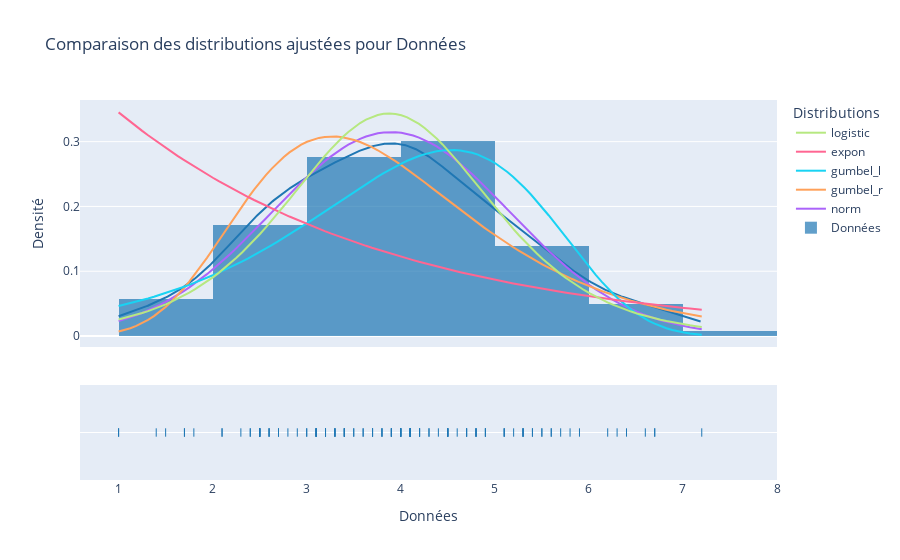

Source (notebook cell):
### Markdown cell above
### Détermination de la Hauteur Optimale de la Digue

 🎯 Objectif : Nous cherchons à déterminer la hauteur optimale de la digue en analysant la distribution des hauteurs de crues.

 📌 Méthodologie : Calculer le **percentile 95%** des hauteurs de crues.

 💡 Interprétation : Une digue dimensionnée selon le **percentile 95%** couvre 95% des crues historiques. **5% des crues** risquent encore de dépasser cette hauteur, mais cela réduit considérablement les coûts de construction.

### Code cell
data = df["Hauteur"]

distributions = {
    "norm": stats.norm,
    "gumbel_r": stats.gumbel_r,
    "gumbel_l": stats.gumbel_l,
    # "weibull_min": stats.weibull_min,
    "expon": stats.expon,
    "logistic": stats.logistic
}

best_dist = None 
best_stat = float("inf")

#Anderson-Darling adequation sur valeurs extremes
for name, dist in distributions.items():
    params = dist.fit(data)  
    ad_stat, critical_values, significance = stats.anderson(data, dist=name)
    print(f"{name} : Anderson-Darling Stat = {ad_stat:.5f}, seuil critique = {critical_values[2]:.5f}")

    #plus petite stat AD
    if ad_stat < best_stat:
        best_stat = ad_stat
        best_dist = name

print(f"\n✅ Meilleure distribution selon le test d'Anderson-Darling : {best_dist} (AD Stat = {best_stat:.5f})")
plot_fitted_distributions(data, distributions)
